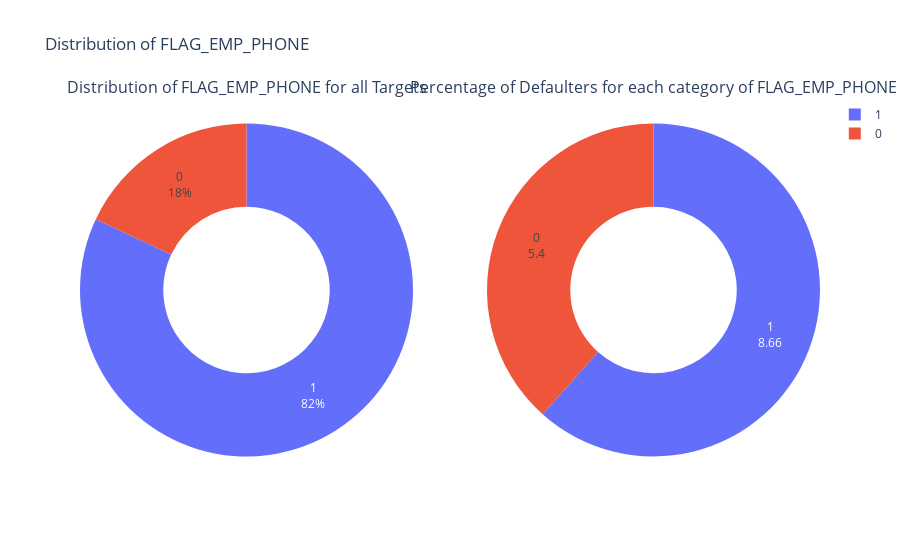

The notebook cell saved with this chart:
### Markdown cell above
### FLAG_EMP_PHONE
оставил или нет рабочий номер (0 -  не оставил, 1 - оставил)

### Code cell
print_unique_categories(train, 'FLAG_EMP_PHONE')
plot_categorical_variables_pie(train, column_name = 'FLAG_EMP_PHONE', hole = 0.5)
plt.tight_layout()

### Figure 1 — Plotly figure (JSON) as saved in the notebook; plotly's stock layout.template omitted (floating-point values rounded to 4 significant figures)
{"data": [{"domain": {"x": [0, 0.45], "y": [0, 1]}, "hole": 0.5, "labels": [1, 0], "textinfo": "label+percent", "textposition": "inside", "type": "pie", "values": [252125, 55386]}, {"domain": {"x": [0.55, 1], "y": [0, 1]}, "hole": 0.5, "hoverinfo": "label+value", "labels": [1, 0], "textinfo": "label+value", "type": "pie", "values": [8.66, 5.4]}], "layout": {"annotations": [{"font": {"size": 16}, "showarrow": false, "text": "Distribution of FLAG_EMP_PHONE for all Targets", "x": 0.225, "xanchor": "center", "xref": "paper", "y": 1, "yanchor": "bottom", "yref": "paper"}, {"font": {"size": 16}, "showarrow": false, "text": "Percentage of Defaulters for each category of FLAG_EMP_PHONE", "x": 0.775, "xanchor": "center", "xref": "paper", "y": 1, "yanchor": "bottom", "yref": "paper"}], "title": {"text": "Distribution of FLAG_EMP_PHONE"}}}
